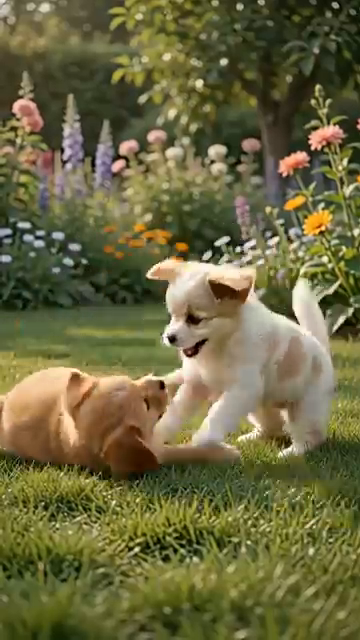
#> input picture frame 24 of opencv_fundamentals/videos/dog.mp4, 360 x 640 px, given in place of the camera
$ python capture_video_from_camera.py
#> lines starting #> are read from the running program, lines starting #| are printed output that depends on the picture
#> further down, frame is the input picture: shape (640, 360, 3); mean B, G, R 63.7, 103.7, 107.7
"""
Gerçek Zamanlı Nesne Tespiti ve Merkez İzleme (Real-time Object Detection and Centroid Tracking)

Bu program, bilgisayar kamerasından alınan video akışı üzerinde HSV renk uzayını kullanarak
dinamik renk/nesne tespiti yapar. Tespit edilen nesnelerin sınırlarını (konturlarını) belirler
ve matematiksel kütle merkezlerini (centroid) hesaplayarak ekranda işaretler.

Özellikler:
    - Dinamik Kalibrasyon: Dahili 'Ayarlar' penceresindeki Trackbar'lar sayesinde,
      hedef nesnenin HSV renk sınırları (Hue, Saturation, Value) program çalışırken canlı olarak ayarlanabilir.
    - Arka Plan İzolasyonu: Maskeleme işlemi kullanılarak hedef nesne haricindeki
      arka plan pikselleri izole edilir ve farklı bir renkle (kırmızı/pembe tonları) bastırılır.
    - Geometrik Analiz: cv.moments() fonksiyonu ile gürültüden arındırılmış (alanı 25 pikselden büyük)
      şekillerin tam kütle merkezi hesaplanıp işaretlenir.
    - Birleşik Görselleştirme (Grid Display): İşlenmiş renkli sonuç görüntüsü ile
      tespit edilen siyah-beyaz maske yan yana (np.hstack) tek bir pencerede birleştirilerek sunulur.

Kullanım:
    1. Programı çalıştırın.
    2. 'Ayarlar' penceresindeki çubukları kaydırarak yakalamak istediğiniz nesnenin rengine göre sınırları belirleyin.
    3. Çıkış yapmak için 'q' tuşuna basın.
"""

import cv2 as cv
import numpy as np

#trackbar'ın çalışması için boş fonksiyona ihtiyacımız var
def bos_fonksiyon(x):
    pass
cv.namedWindow('Ayarlar')
cv.resizeWindow('Ayarlar', 400, 250)
cv.createTrackbar('H_min', 'Ayarlar', 0, 179, bos_fonksiyon)
cv.createTrackbar('H_max', 'Ayarlar', 179, 179, bos_fonksiyon)
cv.createTrackbar('S_min', 'Ayarlar', 0, 255, bos_fonksiyon)
cv.createTrackbar('S_max', 'Ayarlar', 255, 255, bos_fonksiyon)
cv.createTrackbar('V_min', 'Ayarlar', 0, 255, bos_fonksiyon)
cv.createTrackbar('V_max', 'Ayarlar', 255, 255, bos_fonksiyon)

#her bir framedeki kontürleri tespit edip merkezine circle çizme fonksiyonu
def contour_point(img):
    islenmis_img = img.copy()
    islenmis_img = cv.flip(frame, 1)
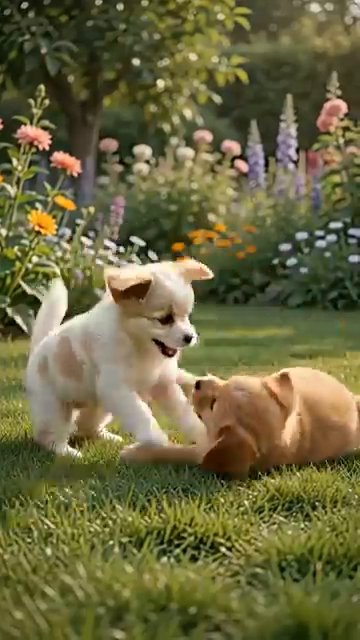
#> islenmis_img: shape (640, 360, 3); mean B, G, R 63.7, 103.7, 107.7
    hsv = cv.cvtColor(islenmis_img, cv.COLOR_BGR2HSV)
#> hsv: shape (640, 360, 3); mean H, S, V 30.6, 119.2, 111.1
    #track bar pozisyonları almak için
    h_min = cv.getTrackbarPos('H_min', 'Ayarlar')
    h_max = cv.getTrackbarPos('H_max', 'Ayarlar')
    s_min = cv.getTrackbarPos('S_min', 'Ayarlar')
    s_max = cv.getTrackbarPos('S_max', 'Ayarlar')
    v_min = cv.getTrackbarPos('V_min', 'Ayarlar')
    v_max = cv.getTrackbarPos('V_max', 'Ayarlar')

    alt_sinir = np.array([h_min, s_min, v_min])
    üst_sinir = np.array([h_max, s_max, v_max])
    #sınır içi değerleri beyaz, kalanı siyah yapmak için
    mask = cv.inRange(hsv, alt_sinir, üst_sinir)
#> mask: shape (640, 360); every value is 255
    mask = cv.medianBlur(mask, 5)
    hsv[mask == 0] = [180, 255, 255]
    bgr = cv.cvtColor(hsv, cv.COLOR_HSV2BGR)
    #bitwise = cv.bitwise_or(islenmis_img, hsv)
    contours, hierarchy = cv.findContours(mask, cv.RETR_EXTERNAL, cv.CHAIN_APPROX_SIMPLE)
#> contours = [[[0, 0], [0, 639], [359, 639], [359, 0]]]

    for contour in contours:
        if cv.contourArea(contour) > 25:
            M = cv.moments(contour)

            if M['m00'] != 0:
                cX = int(M['m10']/M['m00'])
                cY = int(M['m01']/M['m00'])
                cv.circle(bgr, (cX, cY), 10, (255, 0, 255), -1)
                cv.drawContours(bgr, [contour], -1, (255, 255, 0), 2)
#> this loop made 1 pass
#> (contour, cX, cY) on pass 1: ([[0, 0], [0, 639], [359, 639], [359, 0]], 179, 319)
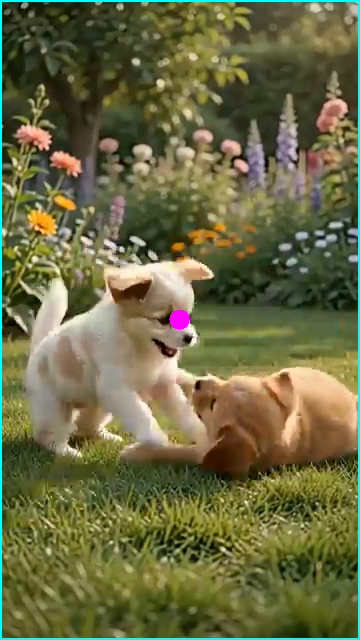
#> bgr: shape (640, 360, 3); mean B, G, R 67, 106.2, 106.1

    return bgr, mask

cap = cv.VideoCapture(0)
if not cap.isOpened():
    print("Can't opened camera ! Exiting...")
    exit()

#FourCC, video sıkıştırma formatını (codec) işletim sistemine tanıtan koddur
fourcc = cv.VideoWriter_fourcc(*'XVID')
out = cv.VideoWriter('output.avi', fourcc, 30.0, (640,  480))
while cap.isOpened():
    ret, frame = cap.read()

    if not ret:
        print("Cant receive frame ! Exiting...")
        break

    result, mask = contour_point(frame)
    mask = cv.cvtColor(mask, cv.COLOR_GRAY2BGR)
#> mask: shape (640, 360, 3); every value is 255
    merged_window = np.hstack((result, mask))
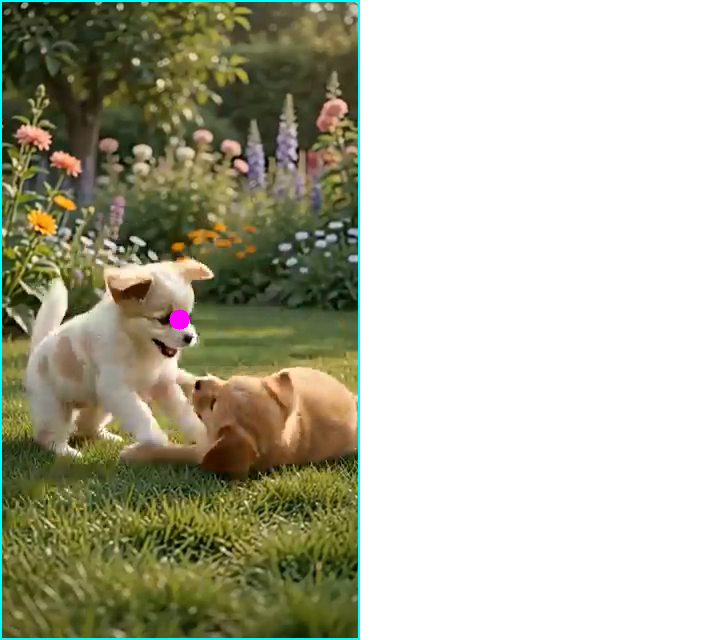
#> merged_window: shape (640, 720, 3); mean B, G, R 161, 180.6, 180.6
    cv.imshow('Merged Window', merged_window)

    if cv.waitKey(1) & 0xFF == ord('q'):
#> (key q is pressed here)
        break

cap.release()
cv.destroyAllWindows()

$ run again, starting later in the video
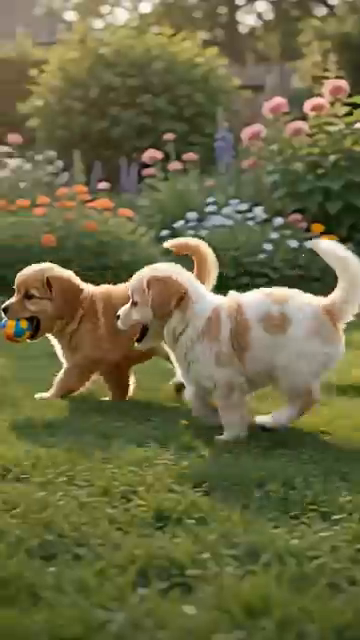
#> input picture frame 108 of opencv_fundamentals/videos/dog.mp4, 360 x 640 px, given in place of the camera
#> frame is the input picture: shape (640, 360, 3); mean B, G, R 67.1, 105.2, 107.6
#> hsv: shape (640, 360, 3); mean H, S, V 30.3, 110.2, 112.1
#> contours = [[[0, 0], [0, 639], [359, 639], [359, 0]]]
#> the loop in contour_point, `for contour in contours:` made 1 pass
#> (contour, cX, cY) on pass 1: ([[0, 0], [0, 639], [359, 639], [359, 0]], 179, 319)
#> after the loop in contour_point, `for contour in contours:`:
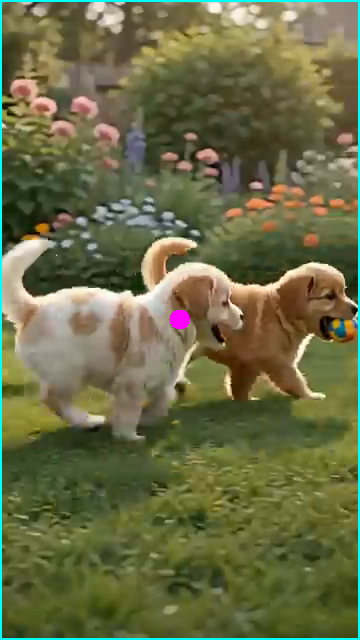
#> bgr: shape (640, 360, 3); mean B, G, R 70.1, 107.4, 105.7
#> `merged_window = np.hstack((result, mask))`:
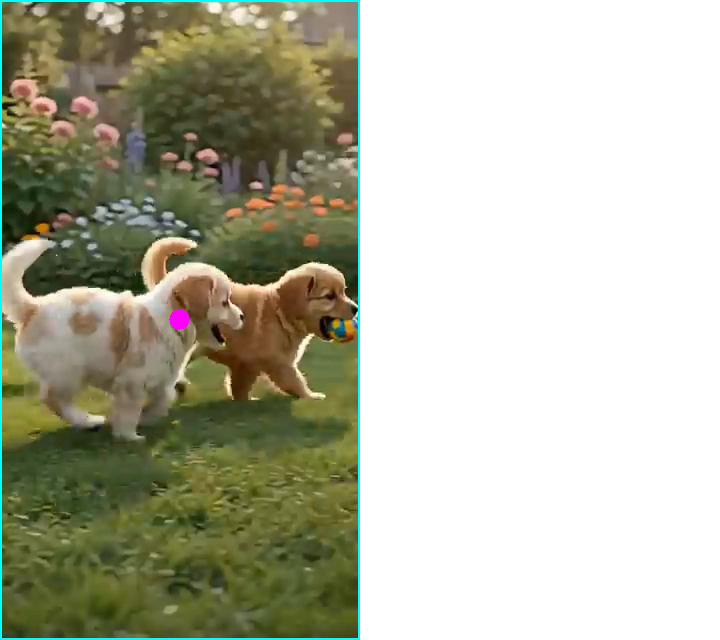
#> merged_window: shape (640, 720, 3); mean B, G, R 162.6, 181.2, 180.3

$ run again, starting later in the video
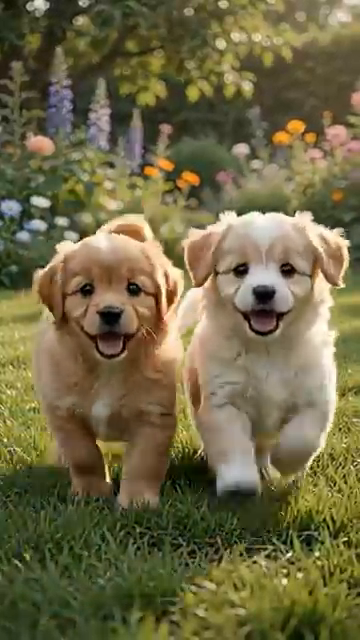
#> input picture frame 192 of opencv_fundamentals/videos/dog.mp4, 360 x 640 px, given in place of the camera
#> frame is the input picture: shape (640, 360, 3); mean B, G, R 68.5, 104, 111.8
#> hsv: shape (640, 360, 3); mean H, S, V 28.5, 112.7, 114.5
#> contours = [[[0, 0], [0, 639], [359, 639], [359, 0]]]
#> the loop in contour_point, `for contour in contours:` made 1 pass
#> (contour, cX, cY) on pass 1: ([[0, 0], [0, 639], [359, 639], [359, 0]], 179, 319)
#> after the loop in contour_point, `for contour in contours:`:
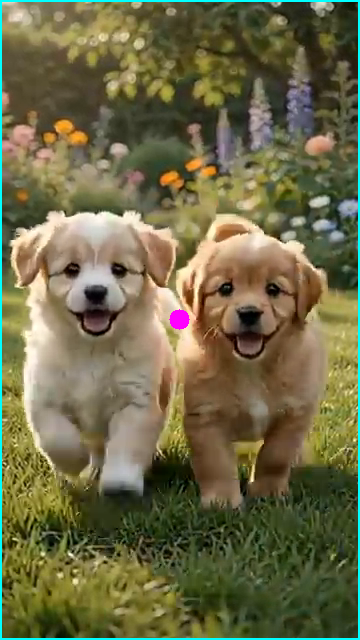
#> bgr: shape (640, 360, 3); mean B, G, R 71.6, 106.2, 110
#> `merged_window = np.hstack((result, mask))`:
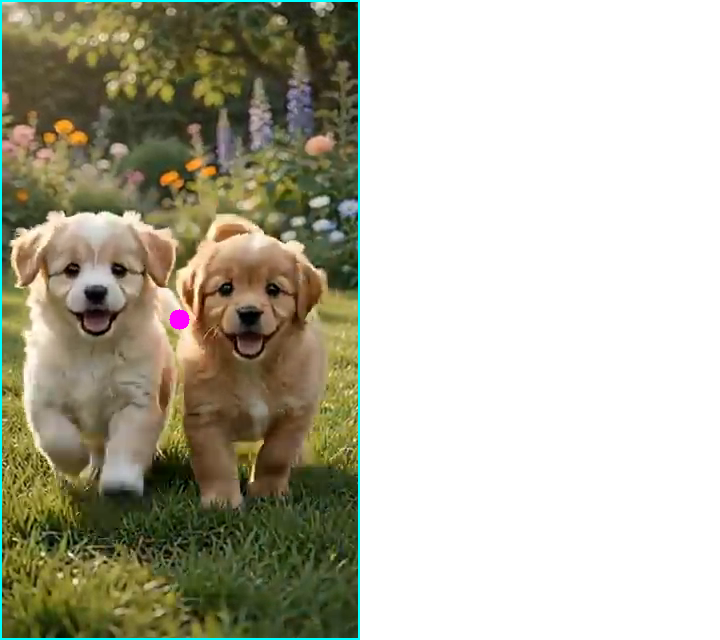
#> merged_window: shape (640, 720, 3); mean B, G, R 163.3, 180.6, 182.5
